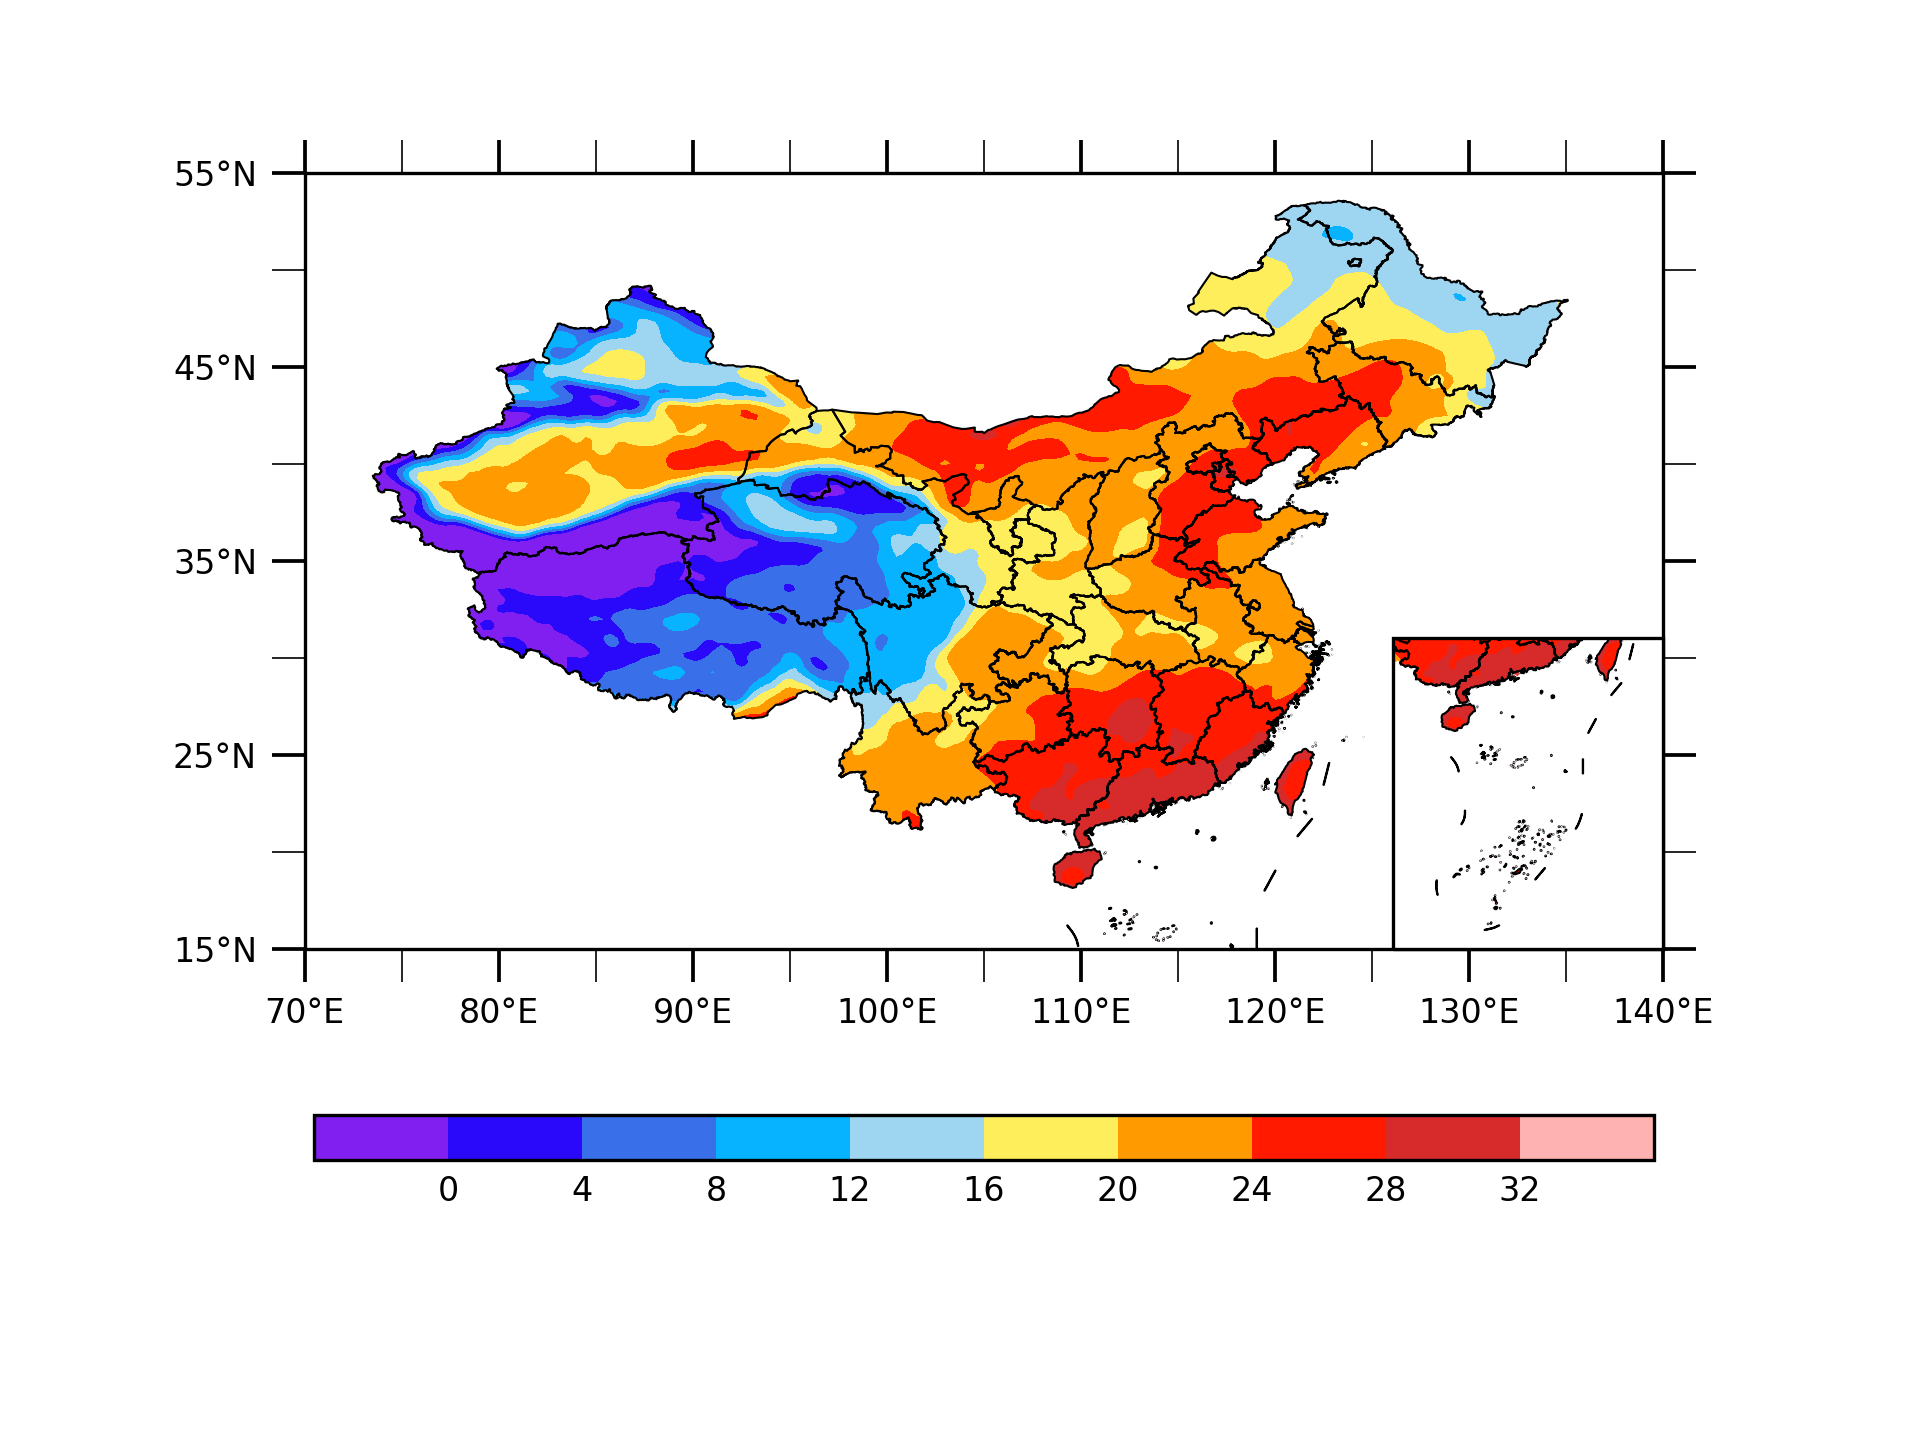

Source code (Python):
import numpy as np
import xarray as xr
from scipy.ndimage import gaussian_filter
import matplotlib.pyplot as plt
import cartopy.crs as ccrs
import frykit.plot as fplt
import cmaps

# 读取数据.
ds = xr.load_dataset('data.nc')
t2m = ds['t2m'].isel(time=0) - 273.15
t2m[:] = gaussian_filter(t2m.values, sigma=1)

# 设置刻度风格.
plt.rc('xtick.major', size=8, width=0.9)
plt.rc('ytick.major', size=8, width=0.9)
plt.rc('xtick.minor', size=8, width=0.4)
plt.rc('ytick.minor', size=8, width=0.4)
plt.rc('xtick', labelsize=8, top=True)
plt.rc('ytick', labelsize=8, right=True)

# 绘制主地图.
crs = ccrs.PlateCarree()
fig = plt.figure()
ax_main = fig.add_subplot(111, projection=crs)
fplt.set_extent_and_ticks(
    ax_main, extents=[70, 140, 15, 55],
    xticks=np.arange(70, 141, 10),
    yticks=np.arange(15, 56, 10),
    nx=1, ny=1
)
fplt.add_cn_province(ax_main, lw=0.5)
fplt.add_nine_line(ax_main, lw=0.5)
levels = np.linspace(0, 32, 9)
cf = ax_main.contourf(
    t2m.longitude, t2m.latitude, t2m, levels,
    cmap=cmaps.ncl_default, extend='both', transform=crs
)
fplt.clip_by_cn_border(cf, fix=True)
cbar = fig.colorbar(
    cf, ax=ax_main, orientation='horizontal',
    shrink=0.9, pad=0.15, aspect=30,
    extendrect=True, extendfrac='auto'
)
cbar.ax.tick_params(length=0, labelsize=8)

# 绘制小地图.
ax_sub = fig.add_axes(ax_main.get_position(), projection=crs)
ax_sub.set_extent([105, 125, 2, 25], crs=crs)
# 只画出部分省份节省时间.
for name in ['广西壮族自治区', '广东省', '福建省', '海南省', '台湾省']:
    fplt.add_cn_province(ax_sub, name, lw=0.5)
fplt.add_nine_line(ax_sub, lw=0.5)
cf = ax_sub.contourf(
    t2m.longitude, t2m.latitude, t2m, levels,
    cmap=cmaps.ncl_default, extend='both', transform=crs
)
fplt.clip_by_cn_border(cf, fix=True)
fplt.locate_sub_axes(ax_main, ax_sub)

# 保存图片.
fig.savefig('south_sea.png', dpi=300)
plt.close(fig)